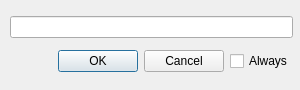
<?xml version="1.0" encoding="UTF-8"?>
<ui version="4.0">
 <class>LirchQLineEditDialog</class>
 <widget class="QDialog" name="LirchQLineEditDialog">
  <property name="geometry">
   <rect>
    <x>0</x>
    <y>0</y>
    <width>300</width>
    <height>90</height>
   </rect>
  </property>
  <property name="windowTitle">
   <string>Dialog</string>
  </property>
  <widget class="QWidget" name="layoutWidget">
   <property name="geometry">
    <rect>
     <x>10</x>
     <y>10</y>
     <width>283</width>
     <height>69</height>
    </rect>
   </property>
   <layout class="QVBoxLayout" name="verticalLayout">
    <item>
     <widget class="QLineEdit" name="lineEdit"/>
    </item>
    <item>
     <layout class="QHBoxLayout" name="horizontalLayout">
      <item>
       <widget class="QDialogButtonBox" name="buttonBox">
        <property name="orientation">
         <enum>Qt::Horizontal</enum>
        </property>
        <property name="standardButtons">
         <set>QDialogButtonBox::Cancel|QDialogButtonBox::Ok</set>
        </property>
       </widget>
      </item>
      <item>
       <widget class="QCheckBox" name="checkBox">
        <property name="text">
         <string>Always</string>
        </property>
       </widget>
      </item>
     </layout>
    </item>
   </layout>
  </widget>
 </widget>
 <resources/>
 <connections>
  <connection>
   <sender>buttonBox</sender>
   <signal>accepted()</signal>
   <receiver>LirchQLineEditDialog</receiver>
   <slot>accept()</slot>
   <hints>
    <hint type="sourcelabel">
     <x>248</x>
     <y>254</y>
    </hint>
    <hint type="destinationlabel">
     <x>157</x>
     <y>274</y>
    </hint>
   </hints>
  </connection>
  <connection>
   <sender>buttonBox</sender>
   <signal>rejected()</signal>
   <receiver>LirchQLineEditDialog</receiver>
   <slot>reject()</slot>
   <hints>
    <hint type="sourcelabel">
     <x>316</x>
     <y>260</y>
    </hint>
    <hint type="destinationlabel">
     <x>286</x>
     <y>274</y>
    </hint>
   </hints>
  </connection>
 </connections>
</ui>
